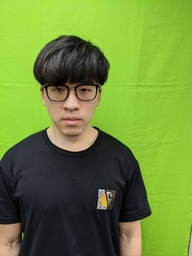
#> input picture stanCode_Projects/my_photoshop/image_contest/photo.jpg, 192 x 256 px, shrunk from 1108 x 1477 before the run
$ python best_photoshop_award.py
#> lines starting #> are read from the running program, lines starting #| are printed output that depends on the picture
### stanCode_Projects/my_photoshop/simpleimage.py
#!/usr/bin/env python3

"""
Stanford CS106AP SimpleImage
Nick Parlante, Sonja Johnson-Yu, and Nick Bowman
 -6/2019 version has file reading, pix, and foreach iterator

SimpleImage Features:
Create image:
    image = SimpleImage.blank(400, 200)   # create new image of size
    image = SimpleImage('foo.jpg')        # create from file

Access size
    image.width, image.height

Iterate over all pixels:
    for pixel in image:
        #do something with pixel

Get pix at x,y
    pix = image.get_pix(x, y)
    # pix is RGB tuple like (100, 200, 0)

Set pix at x,y
    image.set_pix(x, y, pix)   # set data by tuple also

Get Pixel object at x,y
    pixel = image.get_pixel(x, y)
    pixel.red = 0
    pixel.blue = 255

Show image on screen
    image.show()

The main() function below demonstrates the above functions as a test.
"""

import sys
# If the following line fails, "Pillow" needs to be installed
from PIL import Image


def clamp(num):
    """
    Return a "clamped" version of the given num,
    converted to be an int limited to the range 0..255 for 1 byte.
    """
    num = int(num)
    if num < 0:
        return 0
    if num >= 256:
        return 255
    return num


class Pixel(object):
    """
    A pixel at an x,y in a SimpleImage.
    Supports set/get .red .green .blue
    and get .x .y
    """
    def __init__(self, image, x, y):
        self.image = image
        self._x = x
        self._y = y

    def __str__(self):
        return 'r:' + str(self.red) + ' g:' + str(self.green) + ' b:' + str(self.blue)

    # Pillow image stores each pixel color as a (red, green, blue) tuple.
    # So the functions below have to unpack/repack the tuple to change anything.

    @property
    def red(self):
        return self.image.px[self._x, self._y][0]

    @red.setter
    def red(self, value):
        rgb = self.image.px[self._x, self._y]
        self.image.px[self._x, self._y] = (clamp(value), rgb[1], rgb[2])

    @property
    def green(self):
        return self.image.px[self._x, self._y][1]

    @green.setter
    def green(self, value):
        rgb = self.image.px[self._x, self._y]
        self.image.px[self._x, self._y] = (rgb[0], clamp(value), rgb[2])

    @property
    def blue(self):
        return self.image.px[self._x, self._y][2]

    @blue.setter
    def blue(self, value):
        rgb = self.image.px[self._x, self._y]
        self.image.px[self._x, self._y] = (rgb[0], rgb[1], clamp(value))

    @property
    def x(self):
        return self._x

    @property
    def y(self):
        return self._y


# color tuples for background color names 'red' 'white' etc.
BACK_COLORS = {
    'white': (255, 255, 255),
    'black': (0, 0, 0),
    'red': (255, 0, 0),
    'green': (0, 255, 0),
    'blue': (0, 0, 255),
}


class SimpleImage(object):
    def __init__(self, filename, width=0, height=0, back_color=None):
        """
        Create a new image. This case works: SimpleImage('foo.jpg')
        To create a blank image use SimpleImage.blank(500, 300)
        The other parameters here are for internal/experimental use.
        """
#> called with filename = 'image_contest/photo.jpg', width = 0, height = 0
        # Create pil_image either from file, or making blank
        if filename:
            self.pil_image = Image.open(filename).convert("RGB")
#> self.pil_image is the input picture: PIL image 192x256 RGB; mean R, G, B 109.7, 138.8, 56.7
            if self.pil_image.mode != 'RGB':
                raise Exception('Image file is not RGB')
            self._filename = filename  # hold onto
        else:
            if not back_color:
                back_color = 'white'
            color_tuple = BACK_COLORS[back_color]
            if width == 0 or height == 0:
                raise Exception('Creating blank image requires width/height but got {} {}'
                                .format(width, height))
            self.pil_image = Image.new('RGB', (width, height), color_tuple)
        self.px = self.pil_image.load()
        size = self.pil_image.size
#> size = (192, 256)
        self._width = size[0]
#> self._width = 192
        self._height = size[1]
#> self._height = 256
#> call 2 of __init__, with filename = 'image_contest/prison.jpg', width = 0, height = 0
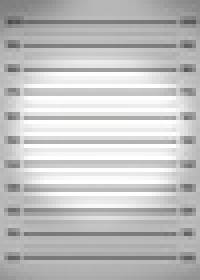
#> input picture stanCode_Projects/my_photoshop/image_contest/prison.jpg, 50 x 70 px, shrunk from 289 x 405 before the run (shown 4 times larger)
#> in __init__, self.pil_image is the input picture: PIL image 50x70 RGB; mean R, G, B 194.4, 194.4, 194.4
        self.curr_x = 0
        self.curr_y = 0

    def __iter__(self):
        return self

    def __next__(self):
        if self.curr_x < self.width and self.curr_y < self.height:
            x = self.curr_x
            y = self.curr_y
            self.increment_curr_counters()
            return Pixel(self, x, y)
        else:
            self.curr_x = 0
            self.curr_y = 0
            raise StopIteration()

    def increment_curr_counters(self):
        self.curr_x += 1
        if self.curr_x == self.width:
            self.curr_x = 0
            self.curr_y += 1

    # [9 lines left out: functions blank, file, not called in this run]

    @property
    def width(self):
        """Width of image in pixels."""
        return self._width

    @property
    def height(self):
        """Height of image in pixels."""
        return self._height

    def get_pixel(self, x, y):
        """
        Returns a Pixel at the given x,y, suitable for getting/setting
        .red .green .blue values.
        """
        if x < 0 or x >= self._width or y < 0 or y >= self.height:
            e = Exception('get_pixel bad coordinate x %d y %d (vs. image width %d height %d)' %
                          (x, y, self._width, self.height))
            raise e
        return Pixel(self, x, y)

    # [14 lines left out: functions set_pixel, set_rgb, not called in this run]

    def get_pix(self, x, y):
        """Get pix RGB tuple (200, 100, 50) for the given x,y."""
        return self.px[x, y]

    def set_pix(self, x, y, pix):
        """Set the given pix RGB tuple into the image at the given x,y."""
        self.px[x, y] = pix

    def show(self):
        """Displays the image using an external utility."""
        self.pil_image.show()

    def make_as_big_as(self, image):
        """Resizes image to the shape of the given image"""
        self.pil_image = self.pil_image.resize((image.width, image.height))
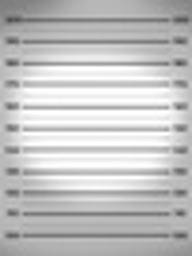
#> self.pil_image: PIL image 192x256 RGB; mean R, G, B 194.4, 194.4, 194.3
        self.px = self.pil_image.load()
        size = self.pil_image.size
#> size = (192, 256)
        self._width = size[0]
#> self._width = 192
        self._height = size[1]
#> self._height = 256


# [30 lines left out: function main, not called in this run]


# [2 lines that do not run on import are left out]

### stanCode_Projects/my_photoshop/best_photoshop_award.py
"""
File: best_photoshop_award.py
----------------------------------
This file creates a photoshopped image
that is going to compete for the Best
Photoshop Award for SC001.
Please put all the images you will use in the image_contest folder
and make sure to choose the right folder when loading your images.
"""
from simpleimage import SimpleImage

THRESHOLD = 1.3

BLACK_PIXEL = 120


def main():
    """
    The photo looks like a person who is about to be put in prison,
    thus I combine it with a line chart of height.After that, I
    do gray scale processing on the synthesized photos.
    """
    fig = SimpleImage('image_contest/photo.jpg')
    bg = SimpleImage('image_contest/prison.jpg')
    bg.make_as_big_as(fig)
    combined_img = combine(bg, fig)
    gray_scale_img = grayscale(combined_img)
    gray_scale_img.show()


def combine(bg, fig):
    """
    :param bg: image, background
    :param fig: image, figure
    :return : fig, figure emerged in to background
    """
    for y in range(bg.height):
        for x in range(bg.width):
            pixel_fig = fig.get_pixel(x, y)
            avg = (pixel_fig.red+pixel_fig.blue+pixel_fig.green) // 3
            total = pixel_fig.red+pixel_fig.blue+pixel_fig.green
            if pixel_fig.green > avg * THRESHOLD and total > BLACK_PIXEL:
                pixel_bg = bg.get_pixel(x, y)
                pixel_fig.red = pixel_bg.red
                pixel_fig.blue = pixel_bg.blue
                pixel_fig.green = pixel_bg.green
    return fig


def grayscale(img):
    """
    :param img: image
    :return : img, image processed by gray scale
    """
    for pixel in img:
        avg = (pixel.red + pixel.green + pixel.blue) // 3
        pixel.red = avg
        pixel.green = avg
        pixel.blue = avg
    return img

if __name__ == '__main__':
    main()
#> in show, `self.pil_image.show()`:
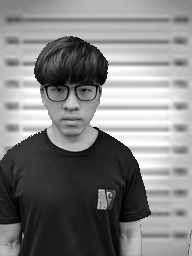
#> shown: PIL image 192x256 RGB; min 0, max 255, mean 129.8
